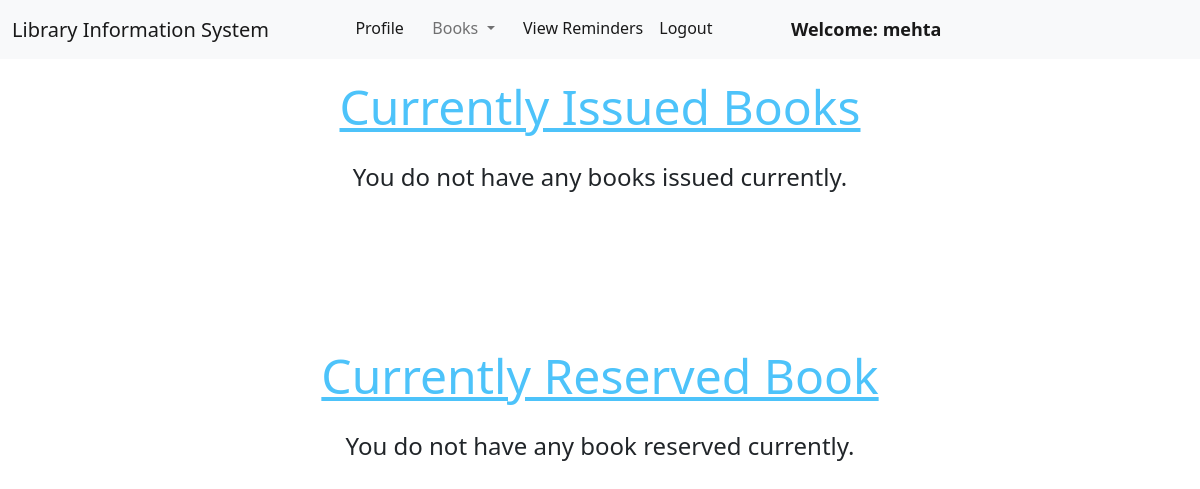
/member/view_issued_books/ (signed in), run on an earlier commit of the app's database.
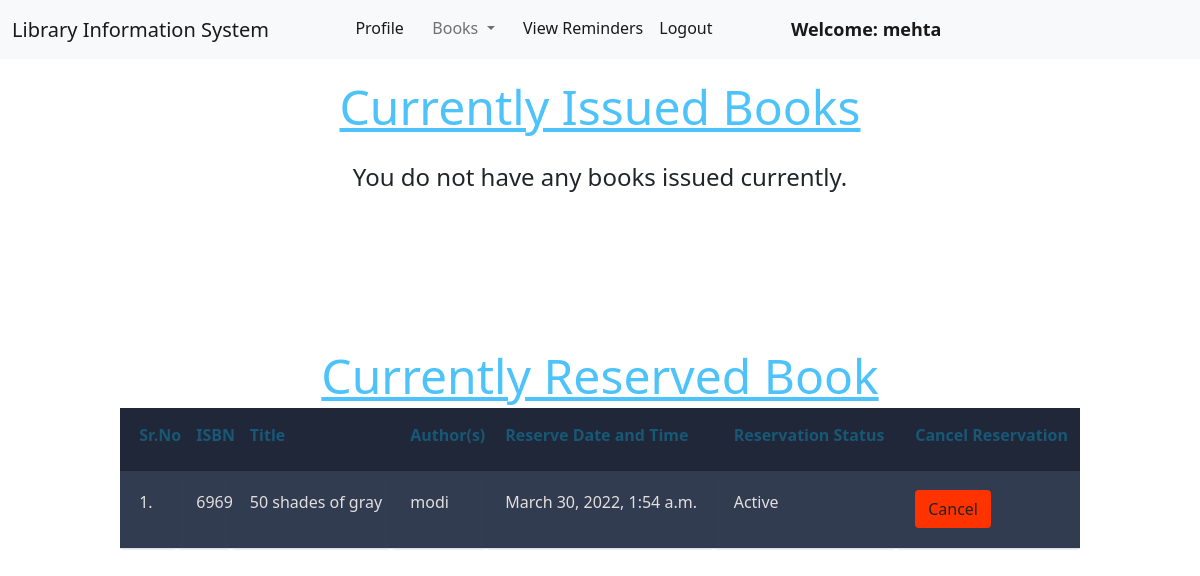
And on a later commit of the database.
### book/models.py (models this page shows, shortened)
class Book(models.Model):
    title = models.CharField(max_length=200)
    author = models.CharField(max_length=200)
    isbn = models.CharField(max_length= 15)
    rack_number = models.CharField(max_length= 10)
    issue_date = models.DateField(null= True)
    date_added = models.DateField(null=True)
    return_requested = models.BooleanField(default=False)
    last_issued_date = models.DateField(null=True)
    issue_member = models.ForeignKey("member.Member", on_delete = models.SET_NULL, null = True)

### member/models.py (models this page shows, shortened)
class Member(models.Model):
    user = models.OneToOneField(User, on_delete=models.CASCADE)
    book_limit = models.IntegerField()
    insti_id = models.CharField(max_length=15, null = True, default= None)
    book_duration = models.IntegerField()
    reserved_book = models.ForeignKey(Book,on_delete=models.SET_NULL, null=True, default=None)
    reserve_datetime = models.DateTimeField(null = True)

### member/views.py (the view)
# urls.py: path("view_issued_books/", views.view_current_issues, name="view_current_issues"),
@login_required(login_url = '/member/login')
def view_current_issues(request):
    issued_books = request.user.member.book_set.all()
    reserved_book = request.user.member.reserved_book
    reserve_time = request.user.member.reserve_datetime
    issued_books = issued_books.exclude(issue_date=None)
    due_dates = []
    for book in issued_books:
        due_dates.append(book.issue_date + relativedelta(months=book.issue_member.book_duration))
    book_details = zip(issued_books, due_dates)
    try:
        active_member = reserved_book.member_set.all().order_by('reserve_datetime').first()
    except(Exception):
        active_member = None
    if reserved_book is not None:
        if (active_member and active_member.user.username == request.user.username):
            reservation_status = "Active"
        else:
            reservation_status ="Pending"
    else:
        reservation_status = "Not Applicable"
    return render(request, "member/view_issued_books.html", {'total_books': len(issued_books), 'reserved_book': reserved_book, 'reserve_time': reserve_time, 'reservation_status': reservation_status, 'book_details':book_details})

### member/templates/member/view_issued_books.html (shortened to what this page needs)
{% extends 'member/member_navbar.html' %}
{% load static %}
{% block body %}
{% if total_books > 0 %}
    <div class="container mt-4">
        <h1 class="text-center"><u>Currently Issued Books</u></h1>
        <table class="table table-hover" id="example">
            <thead>
                <tr>
                    <th><h1>Sr.No</h1></th>
                    <th><h1>ISBN</h1></th>
                    <th><h1>Title</h1></th>
                    <th><h1>Author(s)</h1></th>
                    <th><h1>Issue Date</h1></th>
                    <th><h1>Due Date</h1></th>
                    <th><h1>Return</h1></th>
                </tr>
            </thead>
            <tbody>
                {% for book, due_date in book_details %}
                <tr>
                    <td>{{forloop.counter}}.</td>
                    <td>{{book.isbn}}</td>
                    <td>{{book.title}}</td>
                    <td>{{book.author}}</td>
                    <td>{{book.issue_date}}</td>
                    <td>{{due_date}}</td>
                    {% if book.return_requested %}
                    <td>Request Sent</td>
                    {% else %}
                    <td><a href="/member/return_book/{{book.id}}/" class="btn btn-return" onclick="return confirm('Are you sure you want to Return this book?')">Return</a></td>
                    {% endif %}
                </tr>
                {% endfor %}
            </tbody>
        </table>
    </div>
{% else %}
    <div class="container mt-4">
        <h1 class="text-center"><u>Currently Issued Books</u></h1>
        <br>
        <h4 class="text-center">You do not have any books issued currently.</h4>
    </div>
{% endif%}
{% if reserved_book != None %}
    <div class="container mt-4">
        <h1 class="text-center"><u>Currently Reserved Book</u></h1>
        <table class="table table-hover" id="example">
            <thead>
                <tr>
                    <th><h1>Sr.No</h1></th>
                    <th><h1>ISBN</h1></th>
                    <th><h1>Title</h1></th>
                    <th><h1>Author(s)</h1></th>
                    <th><h1>Reserve Date and Time</h1></th>
                    <th><h1>Reservation Status</h1></th>
                    <th><h1>Cancel Reservation</h1></th>
                </tr>
            </thead>
            <tbody>
                <tr>
                    <td>{{1}}.</td>
                    <td>{{reserved_book.isbn}}</td>
                    <td>{{reserved_book.title}}</td>
                    <td>{{reserved_book.author}}</td>
                    <td>{{reserve_time}}</td>
                    <td>{{reservation_status}}</td>
                    <td><a href="/member/" class="btn btn-cancel" onclick="return confirm('Are you sure you want to Cancel the reservation of this book?')">Cancel</a></td>
                </tr>
            </tbody>
        </table>
    </div>
{% else %}
    <div class="container mt-4">
        <h1 class="text-center"><u>Currently Reserved Book</u></h1>
        <br>
        <h4 class="text-center">You do not have any book reserved currently.</h4>
    </div>
{% endif %}
{% endblock %}

What changed in the data, as far as the page shows it:
now on this page (row unchanged): Book: isbn "6969", title "50 shades of gray", author "modi"
now on this page (row edited): Member: reserve_datetime "March 30, 2022, 1:54 a.m."
Also different on the page:
{{ 1 }}: (not shown) → "1"
{{ reservation_status }}: (not shown) → "Active"
text no longer shown: "You do not have any book reserved currently."
text now shown: "Sr.No ISBN Title Author(s) Reserve Date and Time Reservation Status Cancel Reservation . Cancel"
